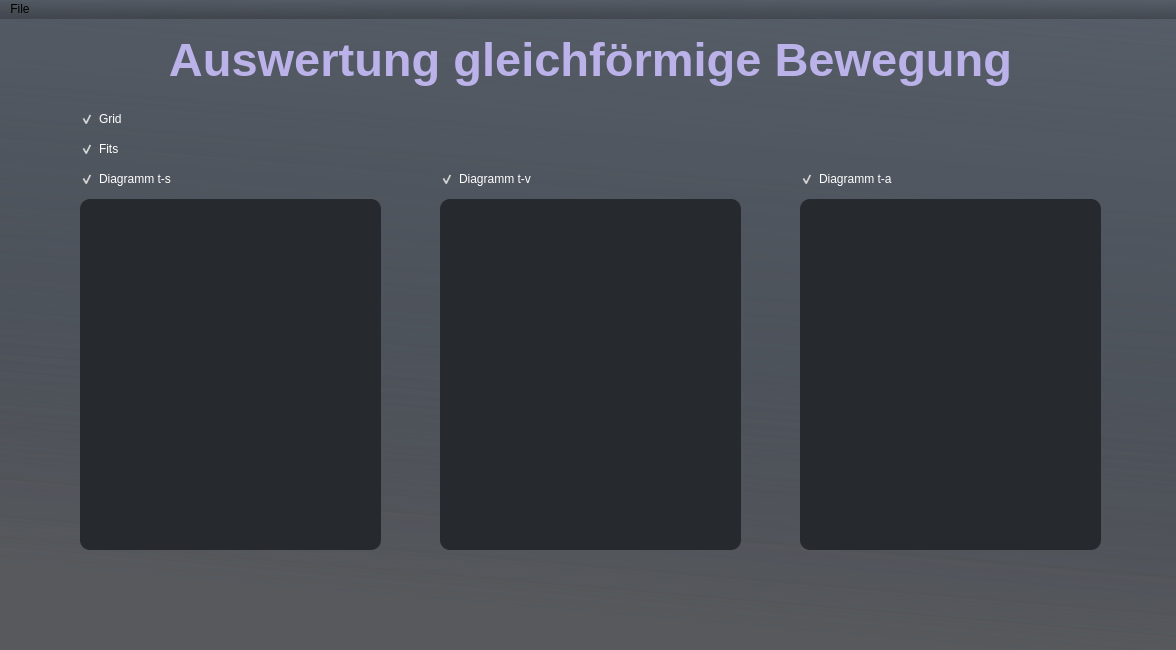
<?xml version="1.0" encoding="UTF-8"?>
<ui version="4.0">
 <class>MainWindow</class>
 <widget class="QMainWindow" name="MainWindow">
  <property name="geometry">
   <rect>
    <x>0</x>
    <y>0</y>
    <width>1176</width>
    <height>650</height>
   </rect>
  </property>
  <property name="minimumSize">
   <size>
    <width>1176</width>
    <height>650</height>
   </size>
  </property>
  <property name="maximumSize">
   <size>
    <width>1176</width>
    <height>650</height>
   </size>
  </property>
  <property name="windowTitle">
   <string>physics project</string>
  </property>
  <property name="styleSheet">
   <string notr="true">background-color:qlineargradient(spread:pad, x1:0.84, y1:1, x2:1, y2:0, stop:0 rgba(38, 41, 46, 100), stop:1 rgba(86, 93, 103, 1));</string>
  </property>
  <widget class="QWidget" name="centralwidget">
   <widget class="QChartView" name="diagramm1" native="true">
    <property name="geometry">
     <rect>
      <x>80</x>
      <y>180</y>
      <width>301</width>
      <height>351</height>
     </rect>
    </property>
    <property name="styleSheet">
     <string notr="true">background-color: rgb(38, 41, 46);
border-radius: 10px;</string>
    </property>
   </widget>
   <widget class="QChartView" name="diagramm2" native="true">
    <property name="geometry">
     <rect>
      <x>440</x>
      <y>180</y>
      <width>301</width>
      <height>351</height>
     </rect>
    </property>
    <property name="styleSheet">
     <string notr="true">background-color: rgb(38, 41, 46);
border-radius: 10px;</string>
    </property>
   </widget>
   <widget class="QChartView" name="diagramm3" native="true">
    <property name="geometry">
     <rect>
      <x>800</x>
      <y>180</y>
      <width>301</width>
      <height>351</height>
     </rect>
    </property>
    <property name="styleSheet">
     <string notr="true">background-color: rgb(38, 41, 46);
border-radius: 10px;</string>
    </property>
   </widget>
   <widget class="QLabel" name="lbl_Title">
    <property name="geometry">
     <rect>
      <x>0</x>
      <y>-10</y>
      <width>1181</width>
      <height>101</height>
     </rect>
    </property>
    <property name="font">
     <font>
      <pointsize>35</pointsize>
      <bold>true</bold>
     </font>
    </property>
    <property name="styleSheet">
     <string notr="true">background-color: transparent;
color: rgb(187, 178, 233);</string>
    </property>
    <property name="text">
     <string>Auswertung gleichförmige Bewegung</string>
    </property>
    <property name="alignment">
     <set>Qt::AlignCenter</set>
    </property>
   </widget>
   <widget class="QCheckBox" name="checkBox_1">
    <property name="geometry">
     <rect>
      <x>80</x>
      <y>150</y>
      <width>261</width>
      <height>20</height>
     </rect>
    </property>
    <property name="styleSheet">
     <string notr="true">background-color: transparent;
color: rgb(255, 255, 255);</string>
    </property>
    <property name="text">
     <string>Diagramm t-s</string>
    </property>
    <property name="checked">
     <bool>true</bool>
    </property>
   </widget>
   <widget class="QCheckBox" name="checkBox_2">
    <property name="geometry">
     <rect>
      <x>440</x>
      <y>150</y>
      <width>291</width>
      <height>20</height>
     </rect>
    </property>
    <property name="styleSheet">
     <string notr="true">background-color: transparent;
color: rgb(255, 255, 255);</string>
    </property>
    <property name="text">
     <string>Diagramm t-v</string>
    </property>
    <property name="checked">
     <bool>true</bool>
    </property>
   </widget>
   <widget class="QCheckBox" name="checkBox_3">
    <property name="geometry">
     <rect>
      <x>800</x>
      <y>150</y>
      <width>301</width>
      <height>20</height>
     </rect>
    </property>
    <property name="styleSheet">
     <string notr="true">background-color: transparent;
color: rgb(255, 255, 255);</string>
    </property>
    <property name="text">
     <string>Diagramm t-a</string>
    </property>
    <property name="checked">
     <bool>true</bool>
    </property>
   </widget>
   <widget class="QCheckBox" name="checkbox_grid">
    <property name="geometry">
     <rect>
      <x>80</x>
      <y>90</y>
      <width>85</width>
      <height>20</height>
     </rect>
    </property>
    <property name="styleSheet">
     <string notr="true">background-color: transparent;
color: rgb(255, 255, 255);</string>
    </property>
    <property name="text">
     <string>Grid</string>
    </property>
    <property name="checked">
     <bool>true</bool>
    </property>
   </widget>
   <widget class="QCheckBox" name="checkBox_formeln">
    <property name="geometry">
     <rect>
      <x>80</x>
      <y>120</y>
      <width>131</width>
      <height>20</height>
     </rect>
    </property>
    <property name="styleSheet">
     <string notr="true">background-color: transparent;
color: rgb(255, 255, 255);</string>
    </property>
    <property name="text">
     <string>Fits</string>
    </property>
    <property name="checked">
     <bool>true</bool>
    </property>
   </widget>
   <widget class="QLabel" name="lbl_1">
    <property name="geometry">
     <rect>
      <x>90</x>
      <y>540</y>
      <width>281</width>
      <height>40</height>
     </rect>
    </property>
    <property name="styleSheet">
     <string notr="true">background-color: transparent;
color: rgb(255, 255, 255);</string>
    </property>
    <property name="text">
     <string/>
    </property>
    <property name="alignment">
     <set>Qt::AlignCenter</set>
    </property>
   </widget>
   <widget class="QLabel" name="lbl_2">
    <property name="geometry">
     <rect>
      <x>440</x>
      <y>540</y>
      <width>301</width>
      <height>40</height>
     </rect>
    </property>
    <property name="styleSheet">
     <string notr="true">background-color: transparent;
color: rgb(255, 255, 255);</string>
    </property>
    <property name="text">
     <string/>
    </property>
    <property name="alignment">
     <set>Qt::AlignCenter</set>
    </property>
   </widget>
   <widget class="QLabel" name="lbl_3">
    <property name="geometry">
     <rect>
      <x>810</x>
      <y>540</y>
      <width>291</width>
      <height>40</height>
     </rect>
    </property>
    <property name="styleSheet">
     <string notr="true">background-color: transparent;
color: rgb(255, 255, 255);</string>
    </property>
    <property name="text">
     <string/>
    </property>
    <property name="alignment">
     <set>Qt::AlignCenter</set>
    </property>
   </widget>
  </widget>
  <widget class="QMenuBar" name="menubar">
   <property name="geometry">
    <rect>
     <x>0</x>
     <y>0</y>
     <width>1176</width>
     <height>25</height>
    </rect>
   </property>
   <widget class="QMenu" name="menuFile">
    <property name="title">
     <string>File</string>
    </property>
    <addaction name="actionOpen"/>
   </widget>
   <addaction name="menuFile"/>
  </widget>
  <action name="actionOpen">
   <property name="text">
    <string>Open</string>
   </property>
   <property name="shortcut">
    <string>Ctrl+O</string>
   </property>
  </action>
 </widget>
 <customwidgets>
  <customwidget>
   <class>QChartView</class>
   <extends>QWidget</extends>
   <header>qchartview.h</header>
  </customwidget>
 </customwidgets>
 <resources/>
 <connections/>
</ui>
